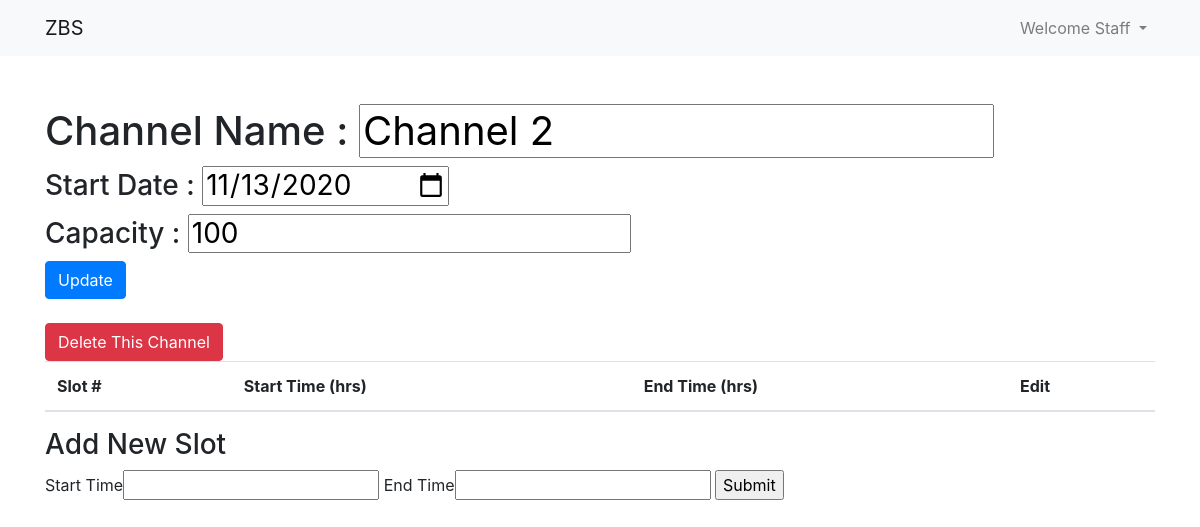
Before: /channel/2 (signed in) with the older database file.
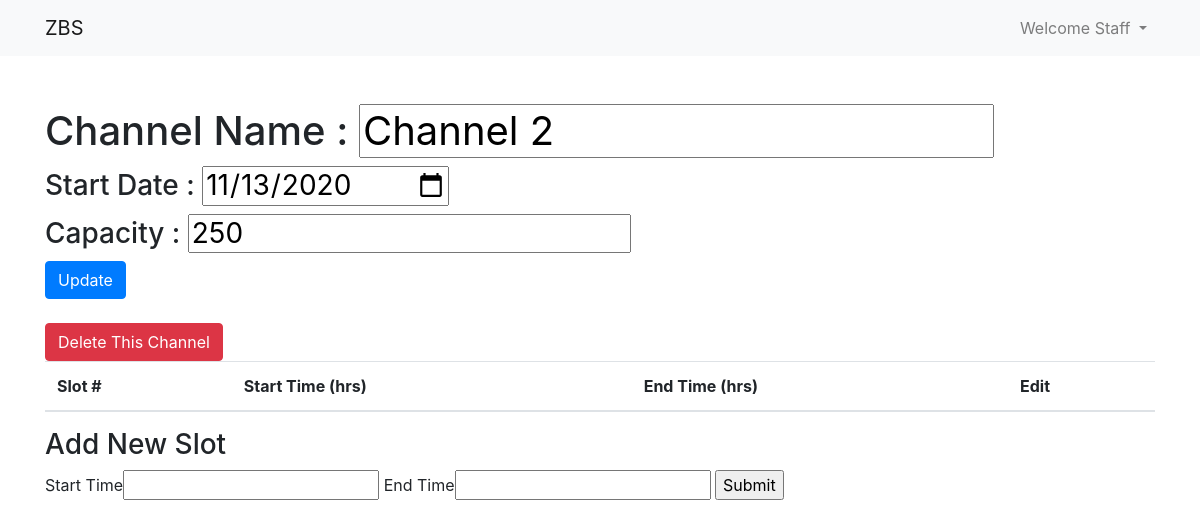
After: the same page with the newer database file.
### app.py (models this page shows, shortened)
class Channel(db.Model):
    id = db.Column(db.Integer,primary_key=True)
    name = db.Column(db.String(50))
    capacity = db.Column(db.Integer)
    start_date = db.Column(db.Date)
    slots = db.relationship('Slot', backref='channel')
    bookings = db.relationship('Booking', backref='channel')

### app.py (the view, shortened to what this page needs)
@app.route('/channel/<int:id>', methods=["POST","GET"])
def channel(id):
    channel = Channel.query.filter_by(id=id).first()
    form = CreateSlotForm()
    if channel is not None:
        return render_template('channel.html', channel=channel, form=form)
    else:
        print('Channel Not Found')
        return redirect('/')

### forms.py
class CreateSlotForm(FlaskForm):
    channel_id = HiddenField()
    start_time = StringField("Start Time", validators=[DataRequired()])
    end_time = StringField('End Time', validators=[DataRequired()])
    submit = SubmitField('Submit')

### app.py (called while the page is built)
@login_manager.user_loader
def load_user(user_id):
    return User.query.get(user_id)

### templates/channel.html (shortened to what this page needs)
{% extends 'base.html' %}
{% block body %}
<div class="container mt-5">
    {% if current_user.type == 2 %}
    <h1>Channel Name : {{ channel.name }}</h1>
    <h3>Start Date : {{ channel.start_date }}</h3>
    <h3>Capacity : {{ channel.capacity }}</h3>
    <input id="c_start_date" type="hidden" value="{{ channel.start_date }}">
    <form method="POST" action="{{ url_for('book') }}">
      <input type="hidden" name="user_id" value="{{ current_user.id }}" >
      <input type="hidden" id="channel_id" name="channel_id" value="{{ channel.id }}" >
      <input onchange="handler(event);" id="date" type="date" name="date" required>
      <br>
      {% for slot in channel.slots %}
      <label for="checkbox{{ slot.id }}"> {{ slot }}
        <input class="radio" type="radio" id="checkbox{{ slot.id }}" name="slot_id" value="{{ slot.id }}">
      </label>
      <br>
      {% endfor %}
      <input type="submit" value="Book">
    </form>
    {% elif current_user.type == 1 %}
    <form action="{{ url_for('update_channel') }}" method="POST">
        <h1>Channel Name : <input type="text" name='channel_name' value="{{ channel.name }}"></h1>
        <h3>Start Date : <input type="date" name='start_date' value="{{ channel.start_date }}"></h3>
        <h3>Capacity : <input type="text" name='capacity' value="{{ channel.capacity }}"></h3>
        <input class="btn btn-primary" type="submit" value="Update">
    </form>
    <br>
    <a class="btn btn-danger" href="{{ url_for('delete_channel', id=channel.id) }}">Delete This Channel</a>
    <table class="table table-hover">
        <thead>
          <tr>
            <th scope="col">Slot #</th>
            <th scope="col">Start Time (hrs)</th>
            <th scope="col">End Time (hrs)</th>
            <th scope="col">Edit</th>
          </tr>
        </thead>
      </table>
    <h3>Add New Slot</h3>
    <form method="POST">
        {{ form.start_time.label }}{{ form.start_time() }}
        {{ form.end_time.label }}{{ form.end_time() }}
        {{ form.submit() }}
    </form>
    {% elif current_user.type == 0 %}
    <h1>Administrators are not allowed to access channel details</h1>
    {% endif %}
</div>
{% endblock %}

Changed rows visible on the page:
changed Channel "Channel 2": capacity "100" → "250"
